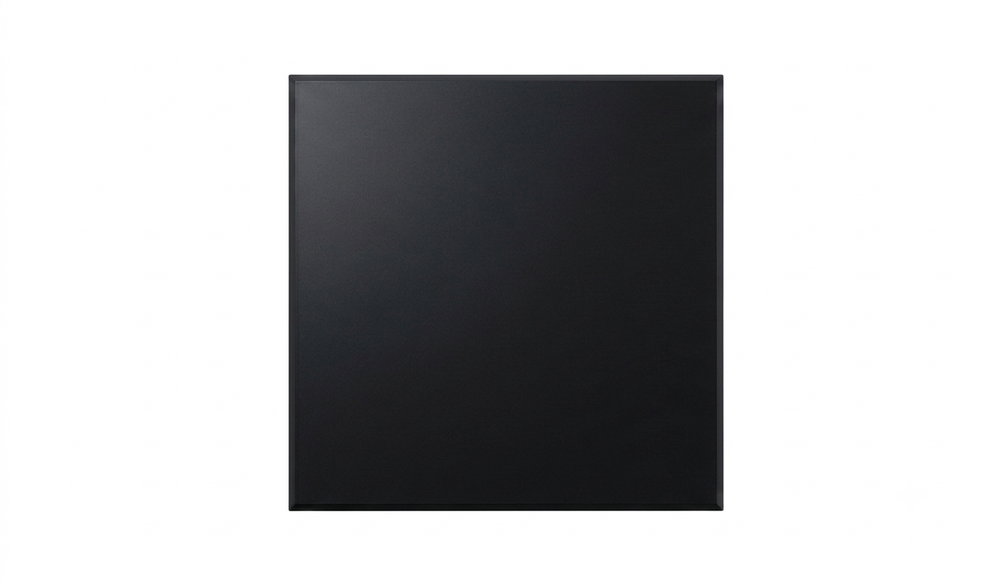
#> input picture img/panel1.png, 1000 x 586 px, shrunk from 1338 x 784 before the run
$ python crop.py
#> lines starting #> are read from the running program, lines starting #| are printed output that depends on the picture; after the words box and inside, x2 and y2 are one past the last pixel; in counts of white or black regions, pixels touching at a corner belong together
import os
from PIL import Image, ImageFilter

def quitar_fondo_perfecto_sin_ia(input_path, output_path, tolerancia=230, erosion=1):
    """
    Remueve el fondo blanco instantáneamente sin descargar IA,
    eliminando el stroke blanco mediante erosión de máscara.
    """
#> called with input_path = 'img/panel1.png', output_path = 'img/panel.png', tolerancia = 230, erosion = 1
    if not os.path.exists(input_path):
        print(f"Error: No se encontró la imagen en {input_path}")
        return

    # 1. Abrir la imagen original
    img = Image.open(input_path).convert("RGBA")
#> img is the input picture: PIL image 1000x586 RGBA; mean R, G, B, A 184.2, 184.5, 185.5, 255
    ancho, alto = img.size
#> ancho = 1000; alto = 586
    datos = img.getdata()

    # 2. Crear una máscara binaria inicial basada en la tolerancia del blanco
    mascara = Image.new("L", (ancho, alto), 0)
#> mascara: PIL image 1000x586 L; every value is 0
    pixeles_mascara = []

    for item in datos:
        # Si el píxel es más oscuro que la tolerancia, pertenece a la gorra (255 = visible)
        if item[0] < tolerancia or item[1] < tolerancia or item[2] < tolerancia:
            pixeles_mascara.append(255)
        else:
            pixeles_mascara.append(0)
#> this loop made 586000 passes
#> item on passes 1 to 3: (254, 252, 253, 255), (255, 253, 254, 255), (255, 253, 254, 255)
#> after the loop, pixeles_mascara = 586000 items

    mascara.putdata(pixeles_mascara)
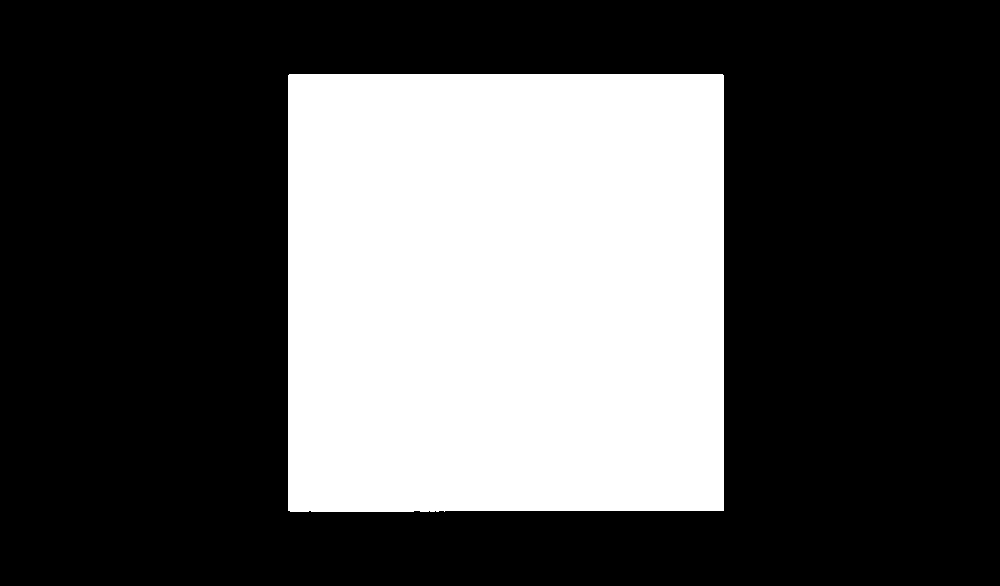
#> mascara: PIL image 1000x586 L; 32.5% white; 1 white region, box (x1, y1, x2, y2) and area: (288, 74, 724, 512) 190670

    # 3. ELIMINAR EL STROKE (Erosión): Encogemos la máscara hacia adentro
    if erosion > 0:
        mascara = mascara.filter(ImageFilter.MinFilter(size=3))
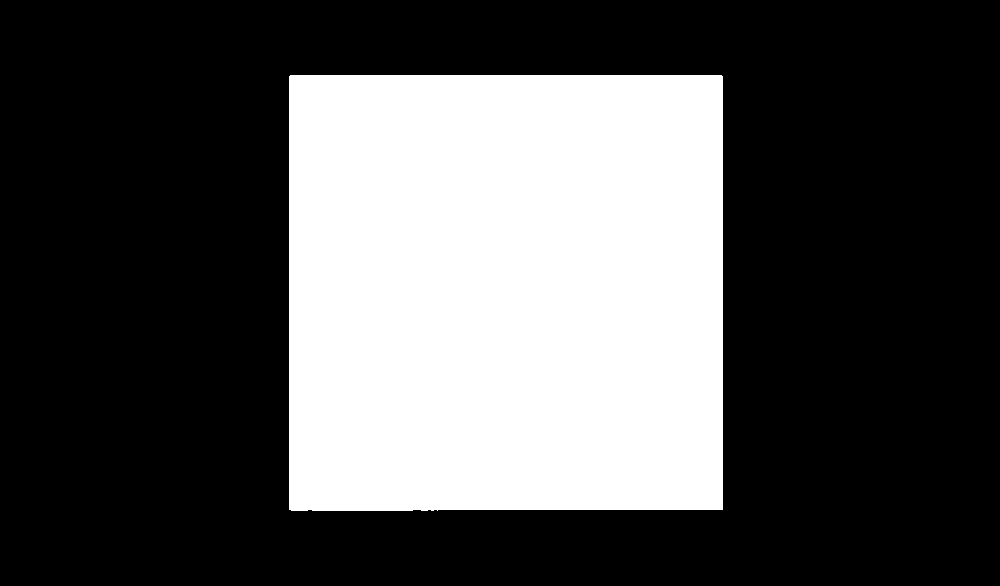
#> mascara: PIL image 1000x586 L; 32.2% white; 1 white region, box (x1, y1, x2, y2) and area: (289, 75, 723, 511) 188917

    # 4. SUAVIZAR EL BORDE (Anti-aliasing): Desvanecimiento fino
    mascara_final = mascara.filter(ImageFilter.GaussianBlur(radius=0.6))

    # 5. Aplicar la máscara refinada como el canal Alpha de la imagen
    img.putalpha(mascara_final)

    # Guardar el asset limpio
    os.makedirs(os.path.dirname(output_path), exist_ok=True)
    img.save(output_path, "PNG")
    print(f"¡Hecho en milisegundos! Render limpio guardado en: {output_path}")

if __name__ == "__main__":
    ruta_entrada = "img/panel1.png"
    ruta_salida = "img/panel.png"

    quitar_fondo_perfecto_sin_ia(ruta_entrada, ruta_salida, tolerancia=230, erosion=1)

$ run again, with img/2.png copied over img/panel1.png
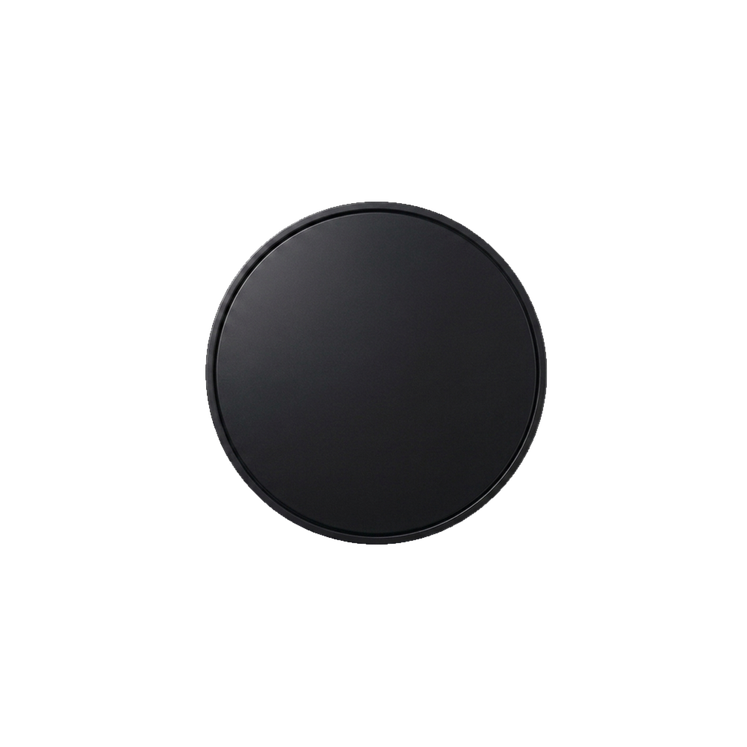
#> input picture img/2.png, 747 x 747 px, shrunk from 1000 x 1000 before the run
#> in quitar_fondo_perfecto_sin_ia, img is the input picture: PIL image 747x747 RGBA; mean R, G, B, A 7.2, 7.2, 7.8, 41.9
#> after the loop in quitar_fondo_perfecto_sin_ia, `for item in datos:`: pixeles_mascara = 558009 items
#> in quitar_fondo_perfecto_sin_ia, `mascara.putdata(pixeles_mascara)`:
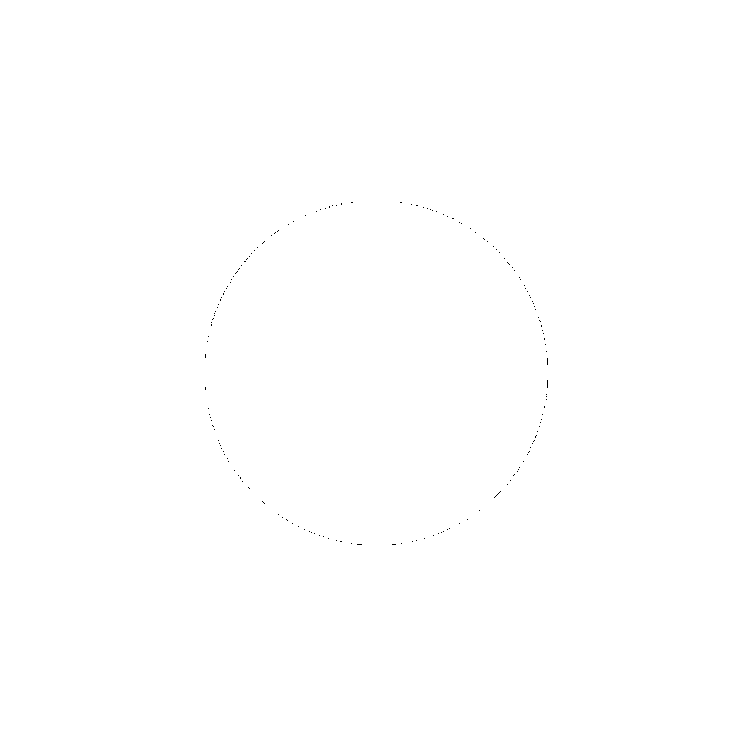
#> mascara: PIL image 747x747 L; 100% white; black in thin lines or dots, all inside (x1, y1, x2, y2) = (205, 202, 548, 545)
#> in quitar_fondo_perfecto_sin_ia, `img.putalpha(mascara_final)`:
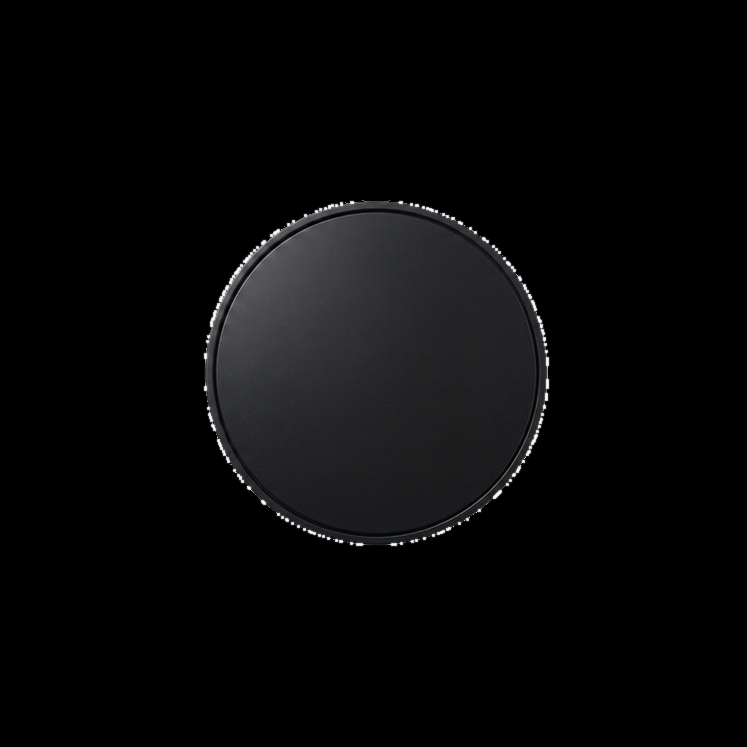
#> img: PIL image 747x747 RGBA; mean R, G, B, A 7.2, 7.2, 7.8, 254.2; transparent parts drawn white
